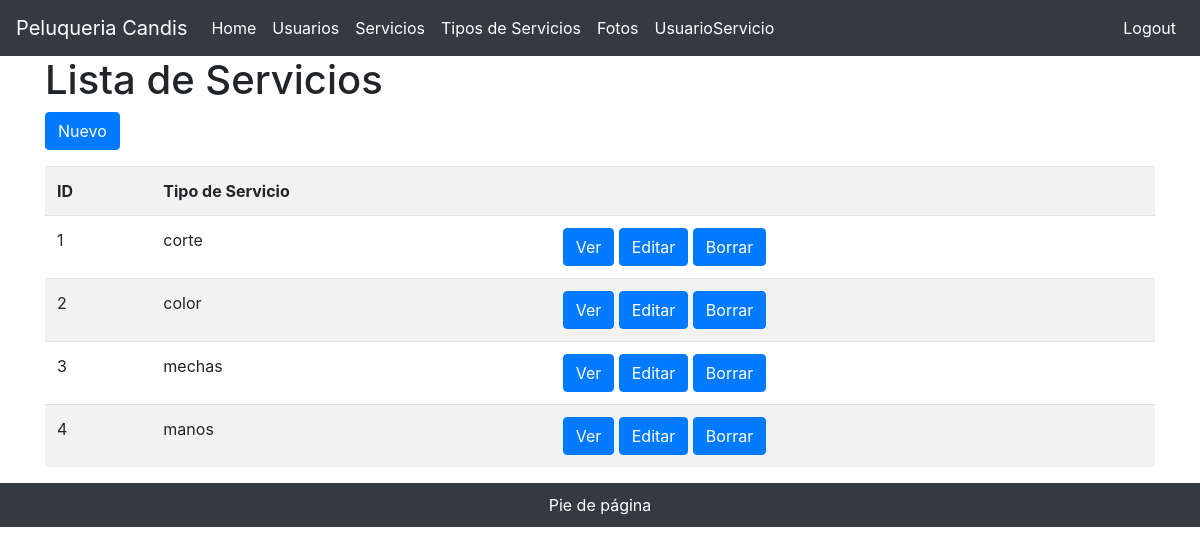
The page /tipos/index (signed in) on the database its author committed.
### tables this page shows
CREATE TABLE `tipoServicios` (
  `id` int(11) NOT NULL,
  `tipo` varchar(50) DEFAULT NULL
);

### app/controllers/TiposController.php (called while the page is built, shortened)
<?php
class TiposController
{
    public function index()
    {
        $tipos = Tipo::all();
        require('app/views/tipos/index.php');
    }
}

### index.php (called while the page is built, shortened)
<?php
$app = new \Core\App();

### app/models/Tipo.php (called while the page is built, shortened)
<?php
class Tipo extends Model
{
    public static function all(){
        $db = Tipo::db();
        $sql = "SELECT * FROM tipoServicios";
        $statement = $db->query($sql);
        $tipos = $statement->fetchAll(PDO::FETCH_CLASS, Tipo::class);
        return $tipos;
    }
}

### app/views/tipos/index.php (the view, shortened to what this page needs)
<!doctype html>
<html lang="es">
<head>
  <?php require "app/views/parts/head.php" ?>
</head>
<body>
  <?php require "app/views/parts/header.php" ?>
  <main role="main" class="container">
    <div class="starter-template">
      <h1>Lista de Servicios</h1>
      <p><a href="<?= PATH."tipos/create/".$tipos->id ?>" class="btn btn-primary">Nuevo</a></p>
      <table class="table table-striped table-hover">
        <tr>
          <th>ID</th>
          <th>Tipo de Servicio</th>
          <th></th>
        </tr>
        <?php foreach ($tipos as $key => $tipo) { ?>
          <tr>
          <td><?php echo $tipo->id ?></td>
          <td><?php echo $tipo->tipo ?></td>
          <td>
            <a href="<?= PATH."tipos/show/".$tipo->id ?>" class="btn btn-primary">Ver </a>
            <a href="<?= PATH."tipos/edit/".$tipo->id ?>" class="btn btn-primary">Editar </a>
            <a href="<?= PATH."tipos/delete/".$tipo->id ?>" class="btn btn-primary">Borrar </a>
          </td>
          </tr>
        <?php } ?>
      </table>
    </div>
  </main>
  <?php require "app/views/parts/footer.php" ?>
</body>
</html>

### rows shown on the page
tiposervicios: id "1", tipo "corte"
tiposervicios: id "2", tipo "color"
tiposervicios: id "3", tipo "mechas"
tiposervicios: id "4", tipo "manos"
